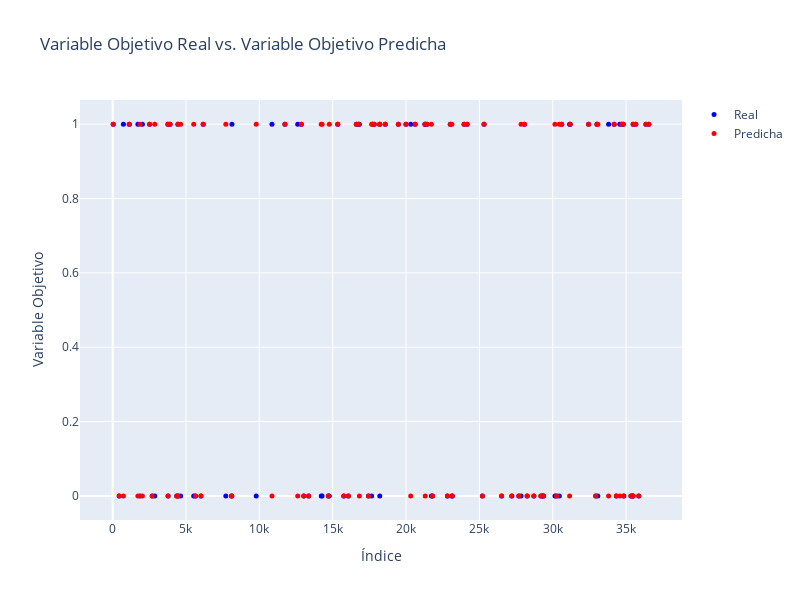

The notebook cell saved with this chart:
### Code cell
predicciones=pd.DataFrame()
predicciones["y_real"]=y_test
predicciones['y_predicha']=y_pred
# Obtener las variables objetivo real y predicha del DataFrame
y_real = predicciones['y_real'].tolist()
y_predicha = predicciones['y_predicha'].tolist()

# Definir la cantidad de puntos a mostrar
n_points =100  # Número de puntos que se mostrarán en el gráfico

# Muestreo aleatorio de los puntos
indices = np.random.choice(len(y_real), size=n_points, replace=False)

# Crear el gráfico de dispersión interactivo con los puntos muestreados
scatter_real = go.Scatter(x=indices, y=np.array(y_real)[indices], mode='markers', name='Real', marker=dict(color='blue', size=5))
scatter_predicha = go.Scatter(x=indices, y=np.array(y_predicha)[indices], mode='markers', name='Predicha', marker=dict(color='red', size=5))

# Configurar el diseño del gráfico
layout = go.Layout(
    title='Variable Objetivo Real vs. Variable Objetivo Predicha',
    xaxis=dict(title='Índice'),
    yaxis=dict(title='Variable Objetivo'),
    showlegend=True  # Mostrar la leyenda
)

# Crear la figura del gráfico y agregar los trazados
fig = go.Figure(data=[scatter_real, scatter_predicha], layout=layout)
fig.update_layout(width=800, height=600)

# Mostrar el gráfico interactivo
iplot(fig)

### Figure 1 — Plotly figure (JSON) as saved in the notebook; plotly's stock layout.template omitted (floating-point values rounded to 4 significant figures)
{"data": [{"marker": {"color": "blue", "size": 5}, "mode": "markers", "name": "Real", "type": "scatter", "x": [25206, 31150, 448, 35477, 17441, 17655, 35481, 30151, 19997, 29318, 17724, 8105, 16612, 12617, 3915, 3780, 734, 3771, 14701, 15345, 16819, 33808, 16758, 13031, 15760, 2522, 27691, 23123, 13361, 36352, 21807, 11746, 30454, 29194, 4452, 36546, 22821, 2872, 21307, 35660, 18210, 1870, 34188, 23017, 5648, 30609, 2700, 34705, 34804, 14220, 23152, 10862, 35441, 32929, 7717, 4634, 12863, 17833, 23958, 24161, 14276, 34840, 34336, 35864, 33014, 27211, 2030, 21291, 28256, 18204, 21425, 14769, 20317, 35331, 18585, 4370, 1137, 4459, 9786, 5526, 25317, 30259, 20622, 1723, 29375, 6021, 6174, 32440, 28074, 8134, 28713, 26516, 34571, 16069, 41, 27841, 31189, 21731, 33071, 19476], "y": [0, 1, 0, 0, 0, 0, 1, 0, 1, 0, 1, 0, 1, 1, 1, 0, 1, 1, 0, 1, 1, 1, 1, 0, 0, 1, 0, 0, 0, 1, 0, 1, 0, 0, 1, 1, 0, 0, 1, 1, 0, 0, 1, 1, 0, 1, 0, 1, 1, 0, 0, 1, 0, 0, 0, 0, 1, 1, 1, 1, 0, 0, 0, 0, 1, 0, 1, 1, 0, 1, 1, 0, 1, 0, 1, 0, 1, 0, 0, 0, 1, 0, 1, 1, 0, 0, 1, 1, 1, 1, 0, 0, 1, 0, 1, 0, 1, 0, 0, 1]}, {"marker": {"color": "red", "size": 5}, "mode": "markers", "name": "Predicha", "type": "scatter", "x": [25206, 31150, 448, 35477, 17441, 17655, 35481, 30151, 19997, 29318, 17724, 8105, 16612, 12617, 3915, 3780, 734, 3771, 14701, 15345, 16819, 33808, 16758, 13031, 15760, 2522, 27691, 23123, 13361, 36352, 21807, 11746, 30454, 29194, 4452, 36546, 22821, 2872, 21307, 35660, 18210, 1870, 34188, 23017, 5648, 30609, 2700, 34705, 34804, 14220, 23152, 10862, 35441, 32929, 7717, 4634, 12863, 17833, 23958, 24161, 14276, 34840, 34336, 35864, 33014, 27211, 2030, 21291, 28256, 18204, 21425, 14769, 20317, 35331, 18585, 4370, 1137, 4459, 9786, 5526, 25317, 30259, 20622, 1723, 29375, 6021, 6174, 32440, 28074, 8134, 28713, 26516, 34571, 16069, 41, 27841, 31189, 21731, 33071, 19476], "y": [0, 0, 0, 0, 0, 1, 1, 1, 1, 0, 1, 0, 1, 0, 1, 0, 0, 1, 0, 1, 0, 0, 1, 0, 0, 1, 0, 1, 0, 1, 0, 1, 1, 0, 1, 1, 0, 1, 0, 1, 1, 1, 1, 1, 0, 1, 0, 1, 1, 1, 0, 0, 0, 0, 1, 1, 1, 1, 1, 1, 1, 0, 0, 0, 1, 0, 0, 1, 0, 1, 1, 1, 0, 0, 1, 0, 1, 0, 1, 1, 1, 0, 1, 0, 0, 0, 1, 1, 1, 0, 0, 0, 0, 0, 1, 1, 1, 1, 1, 1]}], "layout": {"height": 600, "showlegend": true, "title": {"text": "Variable Objetivo Real vs. Variable Objetivo Predicha"}, "width": 800, "xaxis": {"autorange": true, "range": [-2224.0, 38810.0], "title": {"text": "Índice"}, "type": "linear"}, "yaxis": {"autorange": true, "range": [-0.0649, 1.065], "title": {"text": "Variable Objetivo"}, "type": "linear"}}}
